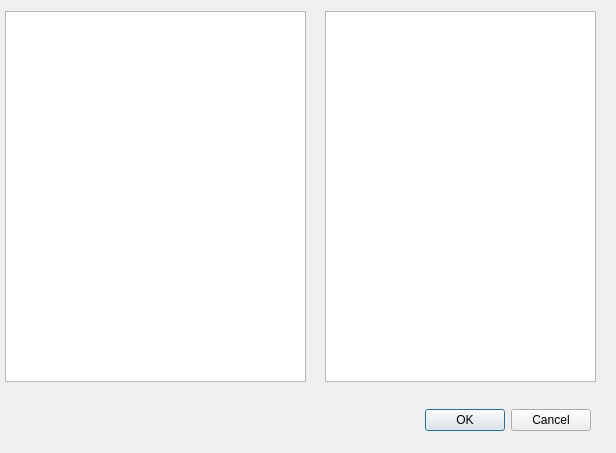
<?xml version="1.0" encoding="UTF-8"?>
<ui version="4.0">
 <class>FileDialog</class>
 <widget class="QDialog" name="FileDialog">
  <property name="geometry">
   <rect>
    <x>0</x>
    <y>0</y>
    <width>616</width>
    <height>453</height>
   </rect>
  </property>
  <property name="windowTitle">
   <string>Dialog</string>
  </property>
  <widget class="QDialogButtonBox" name="buttonBox">
   <property name="geometry">
    <rect>
     <x>20</x>
     <y>390</y>
     <width>571</width>
     <height>61</height>
    </rect>
   </property>
   <property name="orientation">
    <enum>Qt::Horizontal</enum>
   </property>
   <property name="standardButtons">
    <set>QDialogButtonBox::Cancel|QDialogButtonBox::Ok</set>
   </property>
  </widget>
  <widget class="QTreeView" name="treeView">
   <property name="geometry">
    <rect>
     <x>5</x>
     <y>11</y>
     <width>301</width>
     <height>371</height>
    </rect>
   </property>
  </widget>
  <widget class="QListView" name="listView">
   <property name="geometry">
    <rect>
     <x>325</x>
     <y>11</y>
     <width>271</width>
     <height>371</height>
    </rect>
   </property>
  </widget>
 </widget>
 <resources/>
 <connections>
  <connection>
   <sender>buttonBox</sender>
   <signal>accepted()</signal>
   <receiver>FileDialog</receiver>
   <slot>accept()</slot>
   <hints>
    <hint type="sourcelabel">
     <x>248</x>
     <y>254</y>
    </hint>
    <hint type="destinationlabel">
     <x>157</x>
     <y>274</y>
    </hint>
   </hints>
  </connection>
  <connection>
   <sender>buttonBox</sender>
   <signal>rejected()</signal>
   <receiver>FileDialog</receiver>
   <slot>reject()</slot>
   <hints>
    <hint type="sourcelabel">
     <x>316</x>
     <y>260</y>
    </hint>
    <hint type="destinationlabel">
     <x>286</x>
     <y>274</y>
    </hint>
   </hints>
  </connection>
 </connections>
</ui>
